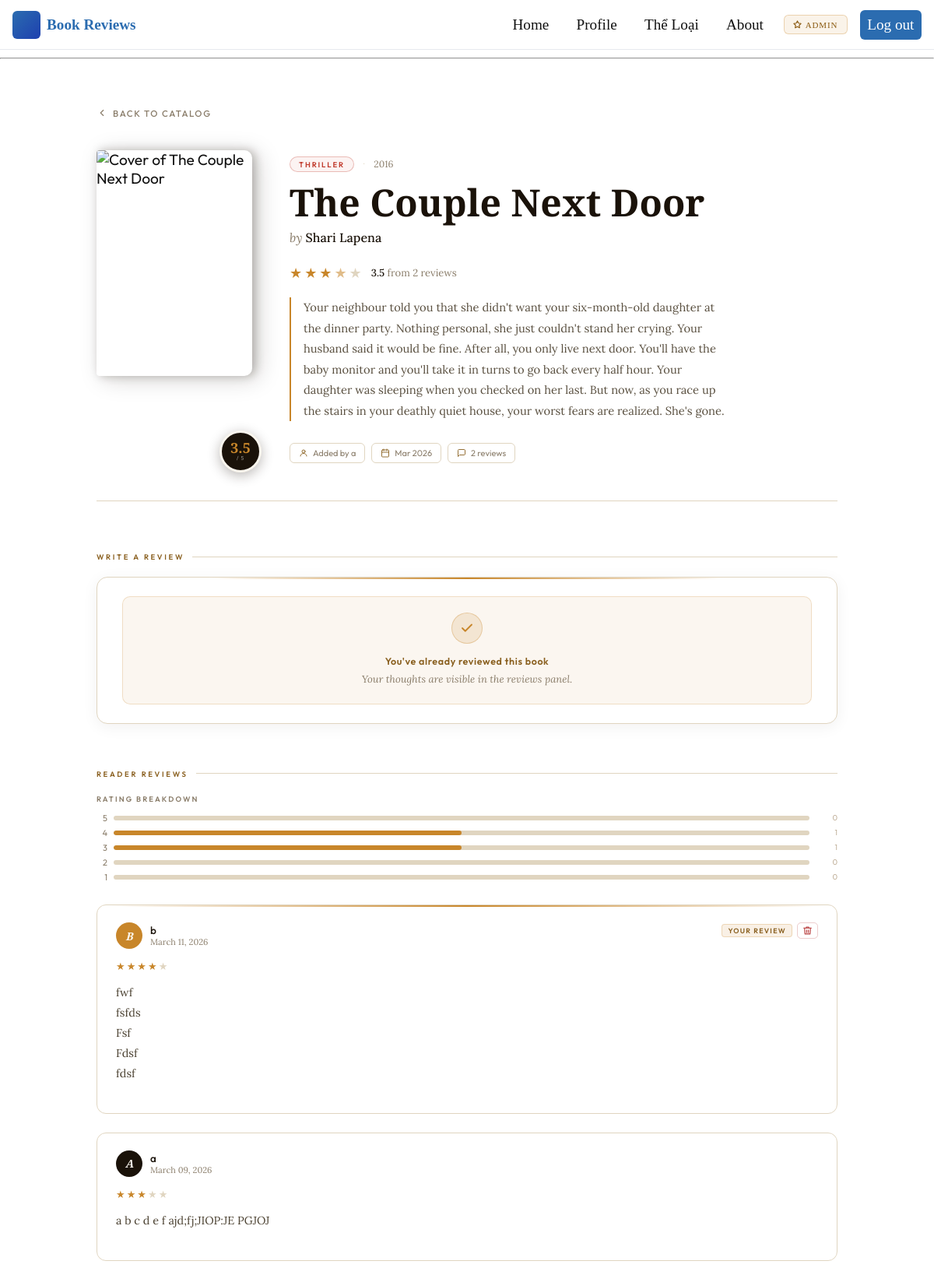
Page /book/2 (signed in) on the committed database.
### app/models.py (models this page shows, shortened)
class Review(db.Model):
    id: so.Mapped[int] = so.mapped_column(primary_key=True)
    body: so.Mapped[str] = so.mapped_column(sa.String(2000))
    rating: so.Mapped[int] = so.mapped_column(sa.Integer)  # 1–5
    timestamp: so.Mapped[datetime] = so.mapped_column(
        index=True, default=lambda: datetime.now(timezone.utc))
    user_id: so.Mapped[int] = so.mapped_column(sa.ForeignKey(User.id), index=True)
    book_id: so.Mapped[int] = so.mapped_column(sa.ForeignKey(Book.id), index=True)
    author: so.Mapped[User] = so.relationship(back_populates='reviews')
    book: so.Mapped[Book] = so.relationship(back_populates='reviews')

class Book(db.Model):
    id: so.Mapped[int] = so.mapped_column(primary_key=True)
    title: so.Mapped[str] = so.mapped_column(sa.String(200), nullable=False)
    author: so.Mapped[str] = so.mapped_column(sa.String(200), nullable=False)
    genre: so.Mapped[Optional[str]] = so.mapped_column(sa.String(64))
    year: so.Mapped[Optional[int]] = so.mapped_column(sa.Integer)
    description: so.Mapped[Optional[str]] = so.mapped_column(sa.String(500))
    cover_data: so.Mapped[Optional[bytes]] = so.mapped_column(sa.LargeBinary)
    cover_mimetype: so.Mapped[Optional[str]] = so.mapped_column(sa.String(32))
    timestamp: so.Mapped[datetime] = so.mapped_column(
        index=True, default=lambda: datetime.now(timezone.utc))
    added_by: so.Mapped[int] = so.mapped_column(sa.ForeignKey(User.id), index=True)
    added_by_user: so.Mapped[User] = so.relationship(back_populates='books')
    reviews: so.Mapped[list['Review']] = so.relationship(
        back_populates='book', cascade='all, delete-orphan', lazy='selectin')
    @property
    def avg_rating(self):
        if not self.reviews:
            return None
        return round(sum(r.rating for r in self.reviews) / len(self.reviews), 1)
    @property
    def review_count(self):
        return len(self.reviews)

class User(UserMixin, db.Model):
    id: so.Mapped[int] = so.mapped_column(primary_key=True)
    username: so.Mapped[str] = so.mapped_column(sa.String(64), index=True, unique=True)
    email: so.Mapped[str] = so.mapped_column(sa.String(120), index=True, unique=True)
    password_hash: so.Mapped[Optional[str]] = so.mapped_column(sa.String(256))
    role: so.Mapped[str] = so.mapped_column(sa.String(16), nullable=False, default='customer')
    books: so.WriteOnlyMapped['Book'] = so.relationship(back_populates='added_by_user')  # FIXED
    reviews: so.WriteOnlyMapped['Review'] = so.relationship(back_populates='author')
    @property
    def is_admin(self):
        return self.role == 'admin'

### app/routes.py (the view, shortened to what this page needs)
@app.route('/book/<int:book_id>', methods=['GET', 'POST'])
@login_required
def book_detail(book_id):
    book = db.session.get(Book, book_id)
    if book is None:
        abort(404)
    existing_review = db.session.scalar(
        sa.select(Review).where(
            Review.book_id == book_id,
            Review.user_id == current_user.id
        )
    )
    form = ReviewForm()
    reviews = db.session.scalars(
        sa.select(Review)
        .where(Review.book_id == book_id)
        .order_by(Review.timestamp.desc())
    ).all()
    return render_template(
        'book_detail.html',
        title=book.title,
        book=book,
        reviews=reviews,
        existing_review=existing_review,
        form=form
    )

### app/models.py (called while the page is built)
@login.user_loader
def load_user(id):
    return db.session.get(User, int(id))

### app/templates/book_detail.html (shortened to what this page needs)
{% extends "base.html" %}
{% block content %}
{% set spine_colors = ['#2c3e50','#8b3a3a','#2e5339','#5d4037','#1a4f72','#6d4c8b','#7b4f3a','#1b6b5a'] %}
{% set color = spine_colors[book.id % spine_colors|length] %}
<div class="detail-page">
    <a href="{{ url_for('index') }}" class="back-link">
        <svg width="14" height="14" viewBox="0 0 24 24" fill="none" stroke="currentColor" stroke-width="2" stroke-linecap="round" stroke-linejoin="round"><polyline points="15 18 9 12 15 6"/></svg>
        Back to catalog
    </a>
    <div class="book-hero">
        <div class="hero-cover-wrap">
            {% if book.cover_data %}
                <img class="hero-cover" src="{{ url_for('book_cover', book_id=book.id) }}" alt="Cover of {{ book.title }}">
            {% else %}
                <div class="hero-spine" style="background: linear-gradient(160deg, {{ color }}, {{ color }}bb);">
                    {{ book.title[0].upper() }}
                </div>
            {% endif %}
            {% if book.avg_rating %}
            <div class="cover-rating-badge">
                <span class="badge-score">{{ book.avg_rating }}</span>
                <span class="badge-label">/ 5</span>
            </div>
            {% endif %}
        </div>
        <div class="hero-text">
            <div class="hero-genre-year">
                {% if book.genre %}
                    <span class="genre-pill">{{ book.genre }}</span>
                {% endif %}
                {% if book.year %}
                    {% if book.genre %}<span class="dot-sep">·</span>{% endif %}
                    <span class="year-chip">{{ book.year }}</span>
                {% endif %}
            </div>
            <h1 class="hero-title">{{ book.title }}</h1>
            <p class="hero-author">by <strong>{{ book.author }}</strong></p>
            {% if book.avg_rating %}
            <div class="stars-row">
                <div class="stars">
                    {% set avg = book.avg_rating %}
                    {% for i in range(1, 6) %}
                        {% if i <= avg|int %}
                            <span class="star filled">★</span>
                        {% elif i - 0.5 <= avg %}
                            <span class="star half">★</span>
                        {% else %}
                            <span class="star">★</span>
                        {% endif %}
                    {% endfor %}
                </div>
                <span class="rating-summary">
                    <strong>{{ book.avg_rating }}</strong> from
                    {{ book.review_count }} review{{ 's' if book.review_count != 1 else '' }}
                </span>
            </div>
            {% endif %}
            {% if book.description %}
            <p class="hero-description">{{ book.description }}</p>
            {% endif %}
            <div class="meta-chips">
                <span class="meta-chip">
                    <svg width="12" height="12" viewBox="0 0 24 24" fill="none" stroke="currentColor" stroke-width="1.8" stroke-linecap="round" stroke-linejoin="round">
                        <circle cx="12" cy="8" r="4"/><path d="M4 20c0-3.866 3.582-7 8-7s8 3.134 8 7"/>
                    </svg>
                    Added by {{ book.added_by_user.username }}
                </span>
                <span class="meta-chip">
                    <svg width="12" height="12" viewBox="0 0 24 24" fill="none" stroke="currentColor" stroke-width="1.8" stroke-linecap="round" stroke-linejoin="round">
                        <rect x="3" y="4" width="18" height="18" rx="2"/><line x1="16" y1="2" x2="16" y2="6"/><line x1="8" y1="2" x2="8" y2="6"/><line x1="3" y1="10" x2="21" y2="10"/>
                    </svg>
                    {{ book.timestamp.strftime('%b %Y') }}
                </span>
                <span class="meta-chip">
                    <svg width="12" height="12" viewBox="0 0 24 24" fill="none" stroke="currentColor" stroke-width="1.8" stroke-linecap="round" stroke-linejoin="round">
                        <path d="M21 15a2 2 0 0 1-2 2H7l-4 4V5a2 2 0 0 1 2-2h14a2 2 0 0 1 2 2z"/>
                    </svg>
                    {{ book.review_count }} review{{ 's' if book.review_count != 1 else '' }}
                </span>
            </div>
        </div>
    </div>
    <div class="detail-body">
        <div class="review-sidebar">
            <p class="section-eyebrow">Write a Review</p>
            {% if existing_review %}
                <div class="form-card">
                    <div class="already-reviewed">
                        <div class="check-icon">
                            <svg width="18" height="18" viewBox="0 0 24 24" fill="none" stroke="currentColor" stroke-width="2.5" stroke-linecap="round" stroke-linejoin="round">
                                <polyline points="20 6 9 17 4 12"/>
                            </svg>
                        </div>
                        <p>
                            <strong>You've already reviewed this book</strong>
                            Your thoughts are visible in the reviews panel.
                        </p>
                    </div>
                </div>
            {% endif %}
        </div>
        <div class="reviews-col">
            <p class="section-eyebrow">Reader Reviews</p>
            {% if reviews %}
                {% if book.review_count >= 2 %}
                <div class="rating-dist">
                    <div class="rating-dist-title">Rating breakdown</div>
                    {% for star in [5,4,3,2,1] %}
                        {% set count = reviews | selectattr('rating', 'equalto', star) | list | length %}
                        {% set pct = (count / book.review_count * 100) | round | int %}
                        <div class="dist-row">
                            <span class="dist-label">{{ star }}</span>
                            <div class="dist-bar-wrap">
                                <div class="dist-bar-fill" style="width: {{ pct }}%"></div>
                            </div>
                            <span class="dist-count">{{ count }}</span>
                        </div>
                    {% endfor %}
                </div>
                {% endif %}
                <div class="reviews-list">
                    {% for review in reviews %}
                    {% set is_own = (review.user_id == current_user.id) %}
                    <div class="review-card {% if is_own %}own-review{% endif %}">
                        <div class="review-header">
                            <div class="reviewer-info">
                                <div class="reviewer-avatar {% if is_own %}own{% endif %}">
                                    {{ review.author.username[0].upper() }}
                                </div>
                                <div>
                                    <div class="reviewer-name">{{ review.author.username }}</div>
                                    <div class="reviewer-date">{{ review.timestamp.strftime('%B %d, %Y') }}</div>
                                </div>
                            </div>
                            {% if is_own %}
                            <div class="own-review-actions">
                                <span class="own-tag">Your review</span>
                                <form method="post" action="{{ url_for('delete_review', review_id=review.id) }}" onsubmit="return confirm('Delete your review?')">
                                    <button type="submit" class="delete-review-btn" title="Delete review">
                                        <svg width="13" height="13" viewBox="0 0 24 24" fill="none" stroke="currentColor" stroke-width="2.2" stroke-linecap="round" stroke-linejoin="round">
                                            <polyline points="3 6 5 6 21 6"/><path d="M19 6l-1 14H6L5 6"/><path d="M10 11v6"/><path d="M14 11v6"/><path d="M9 6V4h6v2"/>
                                        </svg>
                                    </button>
                                </form>
                            </div>
                            {% endif %}
                        </div>
                        <div class="review-stars">
                            {% for i in range(1, 6) %}
                                <span class="star {% if i <= review.rating %}filled{% endif %}">★</span>
                            {% endfor %}
                        </div>
                        <p class="review-body">{{ review.body }}</p>
                    </div>
                    {% endfor %}
                </div>
            {% else %}
                <div class="no-reviews">
                    <div class="icon">✍️</div>
                    <p>No reviews yet. Be the first to share your thoughts on <em>{{ book.title }}</em>.</p>
                </div>
            {% endif %}
        </div>
    </div>
</div>
{% endblock %}

### app/templates/base.html (style rules this page uses)
:root { --bg:#ffffff; --accent:#2b6cb0; --muted:#6b7280; --nav-height:64px; }
* { box-sizing:border-box }
body { margin:0;font-family:'Times New Roman', Times, serif;color:#111;background:var(--bg); font-size: 1.2rem; }
h1 { margin:0 0 0.5rem 0 }

### rows in the picture
Review: avg_rating "3.5", author "A", author.username "a", timestamp "March 09, 2026", body "a b c d e f ajd;fj;JIOP:JE PGJOJ"
Book: genre "THRILLER", year "2016", title "The Couple Next Door", author "Shari Lapena", description "Your neighbour told you that she didn't want your six-month-old daughter at the dinner party. Nothing personal, she just couldn't stand her crying. Your husband said it would be fine. After all, you only live next door. You'll have the baby monitor and you'll take it in turns to go back every half hour. Your daughter was sleeping when you checked on her last. But now, as you race up the stairs in your deathly quiet house, your worst fears are realized. She's gone.", timestamp "Mar 2026"
User: added_by_user.username "a"
Review: author "B", author.username "b", timestamp "March 11, 2026", body "fwf fsfds Fsf Fdsf fdsf"

### other values in the picture
{{ book.review_count }} "2"
{{ 's' if book.review_count != 1 else '' }} "s"
{{ star }} "5" "4" "3" "2" "1"
{{ count }} "0" "1" "1" "0" "0"
